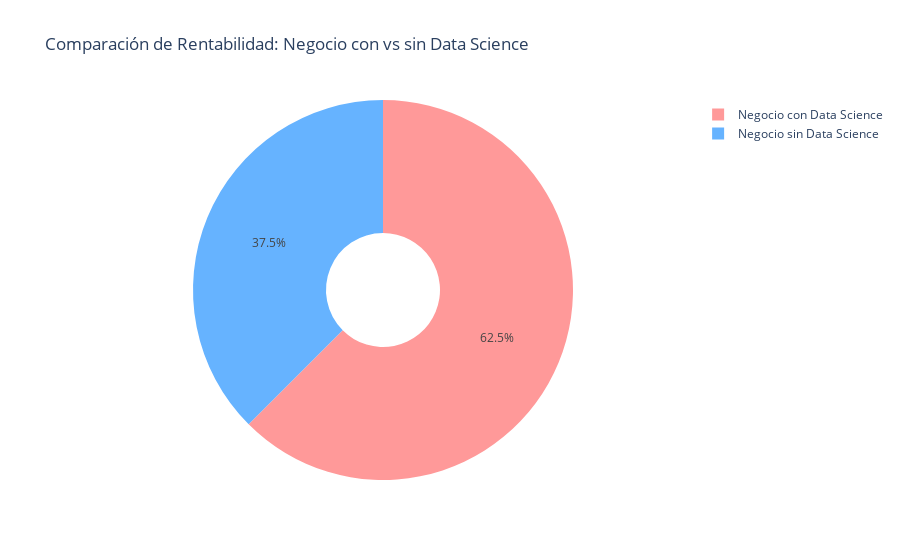

Notebook code cell kept with this figure:
### Code cell
import plotly.graph_objects as go

# Datos
labels = ['Negocio con Data Science', 'Negocio sin Data Science']
sizes = [75, 45]
colors = ['#ff9999','#66b3ff']

# Crear el gráfico de pastel
fig = go.Figure(data=[go.Pie(labels=labels, values=sizes, hole=0.3, marker=dict(colors=colors))])

# Título
fig.update_layout(title_text='Comparación de Rentabilidad: Negocio con vs sin Data Science')

# Guardar como archivo HTML
fig.write_html("grafico_rentabilidad_data_science.html")

# Mostrar el gráfico (opcional, para ver en el Jupyter)
fig.show()

### Figure 1 — Plotly figure (JSON) as saved in the notebook; plotly's stock layout.template omitted (floating-point values rounded to 4 significant figures)
{"data": [{"hole": 0.3, "labels": ["Negocio con Data Science", "Negocio sin Data Science"], "marker": {"colors": ["#ff9999", "#66b3ff"]}, "type": "pie", "values": [75, 45]}], "layout": {"title": {"text": "Comparación de Rentabilidad: Negocio con vs sin Data Science"}}}
